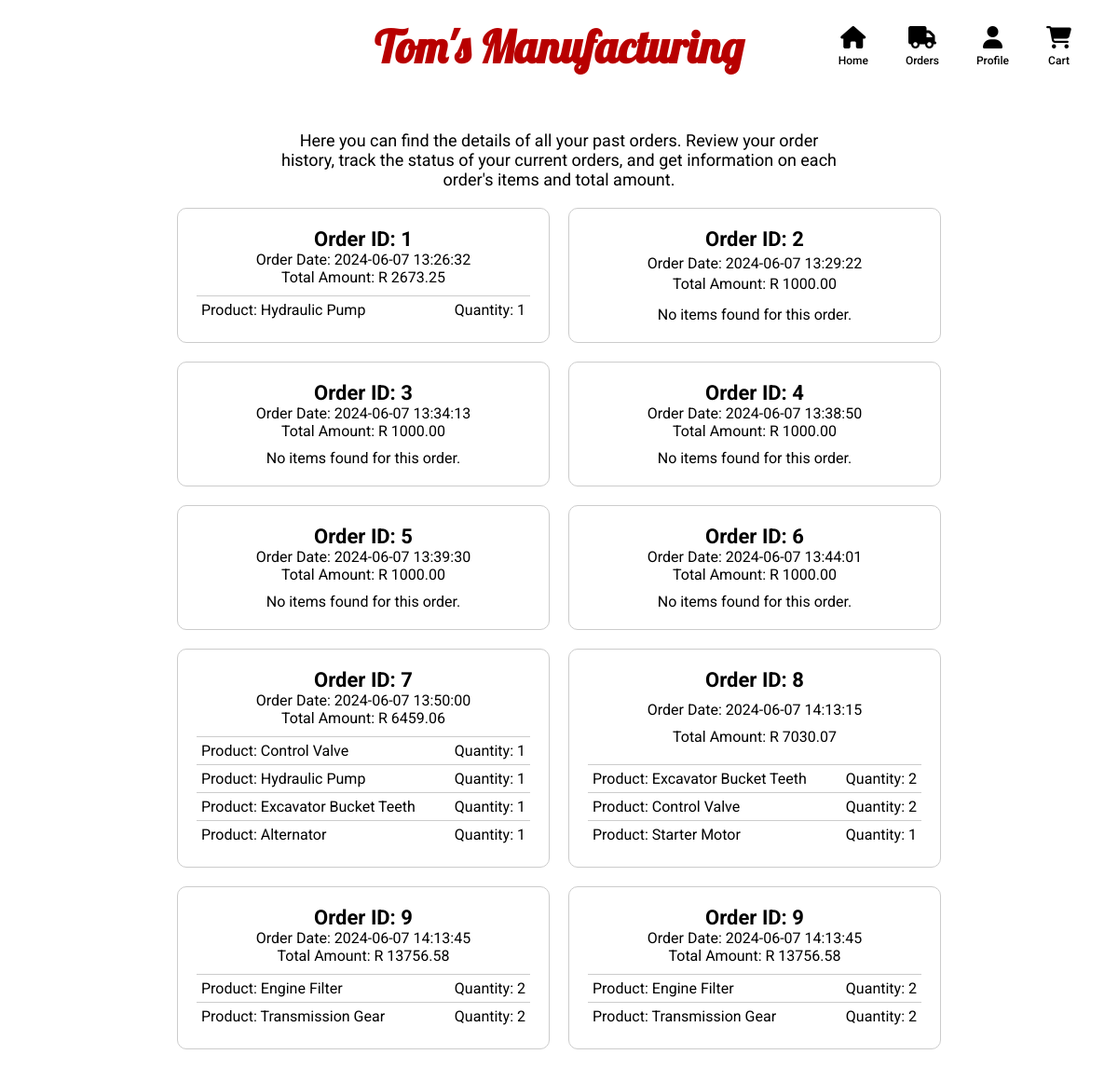
/pages/orders/orders.php (signed in), run on the app's committed database.
### tables this page shows
CREATE TABLE `orders` (
  `order_id` int(11) NOT NULL AUTO_INCREMENT,
  `user_id` int(11) NOT NULL,
  `order_date` timestamp NOT NULL DEFAULT current_timestamp(),
  `status` varchar(50) NOT NULL,
  `total_amount` decimal(10,2) NOT NULL,
  `shipping_address` text DEFAULT NULL,
  `billing_address` text DEFAULT NULL,
  `created_at` timestamp NOT NULL DEFAULT current_timestamp(),
  `updated_at` timestamp NOT NULL DEFAULT current_timestamp() ON UPDATE current_timestamp(),
  PRIMARY KEY (`order_id`),
  KEY `user_id` (`user_id`),
  CONSTRAINT `orders_ibfk_1` FOREIGN KEY (`user_id`) REFERENCES `users` (`user_id`)
);

CREATE TABLE `orderitems` (
  `order_item_id` int(11) NOT NULL AUTO_INCREMENT,
  `order_id` int(11) NOT NULL,
  `product_id` int(11) NOT NULL,
  `quantity` int(11) NOT NULL,
  `price` decimal(10,2) NOT NULL,
  PRIMARY KEY (`order_item_id`),
  KEY `order_id` (`order_id`),
  KEY `product_id` (`product_id`),
  CONSTRAINT `orderitems_ibfk_1` FOREIGN KEY (`order_id`) REFERENCES `orders` (`order_id`),
  CONSTRAINT `orderitems_ibfk_2` FOREIGN KEY (`product_id`) REFERENCES `products` (`product_id`)
);

CREATE TABLE `products` (
  `product_id` int(11) NOT NULL AUTO_INCREMENT,
  `name` varchar(255) NOT NULL,
  `description` text DEFAULT NULL,
  `price` decimal(10,2) NOT NULL,
  `quantity` int(11) NOT NULL,
  `category` varchar(100) DEFAULT NULL,
  `created_at` timestamp NOT NULL DEFAULT current_timestamp(),
  `updated_at` timestamp NOT NULL DEFAULT current_timestamp() ON UPDATE current_timestamp(),
  `image_path` varchar(255) NOT NULL,
  PRIMARY KEY (`product_id`)
);

### pages/orders/orders.php (the view, shortened to what this page needs)
<?php
$conn = getDBConnection();
$user_id = $_SESSION['user_id'];
$sql = "SELECT * FROM orders WHERE user_id = ?";
$stmt = $conn->prepare($sql);
$stmt->bind_param('i', $user_id);
$stmt->execute();
$result = $stmt->get_result();
$orders = [];
if ($result->num_rows > 0) {
    while ($row = $result->fetch_assoc()) {
        $orders[] = $row;
    }
} else {
    echo "No orders found.";
}
foreach ($orders as &$order) {
    $sql = "SELECT orderitems.*, products.name FROM orderitems JOIN products ON orderitems.product_id = products.product_id WHERE orderitems.order_id = ?";
    $stmt = $conn->prepare($sql);
    $stmt->bind_param('i', $order['order_id']);
    $stmt->execute();
    $result = $stmt->get_result();
}
?>
<!DOCTYPE html>
<html lang="en">
<head>
    <link rel="stylesheet" href="/dealer-portal/assets/css/orders.css">
</head>
<body>
    <div class="nav-block" id="header">
        <div class="title">
            <a class="heading" href="/dealer-portal/index.php">
                <h1 class="lobster-regular">Tom's Manufacturing</h1>
            </a>
        </div>
        <div class="nav-buttons">
            <ul class='nav-list'>
                <li class="nav-icon"><i id="home" class="fa-solid fa-house"></i>
                    <h3 class="roboto-medium">Home</h3>
                </li>
                <li class="nav-icon"><i id="orders" class="fa-solid fa-truck"></i>
                    <h3 class="roboto-medium">Orders</h3>
                </li>
                <li class="nav-icon"><i id="profile" class="fa-solid fa-user"></i>
                    <h3 class="roboto-medium">Profile</h3>
                </li>
                <li class="nav-icon"><i id="cart" class="fa-solid fa-cart-shopping"></i>
                    <h3 class="roboto-medium">Cart</h3>
                </li>
            </ul>
        </div>
    </div>
    <div class="intro-text">
        <p class="roboto-regular">
            Here you can find the details of all your past orders. Review your order history, track the status of your current orders, and get information on each order's items and total amount.
        </p>
    </div>
    <div class="orders-list">
        <?php
        if (!empty($orders)) {
            foreach ($orders as $order) {
                echo '
                <div class="order-card">
                    <h4 class="roboto-bold order-id">Order ID: ' . $order["order_id"] . '</h4>
                    <p class="roboto">Order Date: ' . $order["order_date"] . '</p>
                    <p class="roboto">Total Amount: R ' . $order["total_amount"] . '</p>
                    <div class="order-items">';
                if (!empty($order['items'])) {
                    foreach ($order['items'] as $item) {
                        echo '
                        <div class="order-item">
                            <p class="roboto">Product: ' . $item["name"] . '</p>
                            <p class="roboto">Quantity: ' . $item["quantity"] . '</p>
                        </div>';
                    }
                } else {
                    echo '<p class="roboto">No items found for this order.</p>';
                }
                echo '
                    </div>
                </div>';
            }
        } else {
            echo '<p>No orders found.</p>';
        }
        ?>
    </div>
</body>
</html>

### assets/css/orders.css (style rules this page uses)
* { margin: 0; padding: 0; box-sizing: border-box; }
body { display: flex; flex-direction: column; align-items: center; width: 100%; overflow-x: hidden; font-family: 'Roboto', sans-serif; }
.nav-block { display: flex; justify-content: center; align-items: center; width: 100%; padding: 10px 50px; margin-top: 10px; position: relative; }
.nav-block .title { display: flex; justify-content: center; }
.nav-block h1 { font-size: 48px; text-align: center; transition: background-color 0.2s ease-in-out, color 0.2s ease-in-out; }
.nav-buttons { display: flex; justify-content: flex-end; position: absolute; right: 50px; }
.nav-list { display: flex; list-style-type: none; align-items: center; }
.nav-icon { display: flex; flex-direction: column; align-items: center; margin-left: 40px; font-size: 24px; transition: background-color 0.2s ease-in-out, color 0.2s ease-in-out; }
.nav-icon h3 { font-size: 12px; margin-top: 6px; }
.lobster-regular { font-family: 'Lobster', sans-serif; color: rgb(184, 0, 0); }
.roboto-medium { font-family: 'Roboto', sans-serif; font-weight: 500; }
.roboto-bold { font-family: 'Roboto', sans-serif; font-weight: bold; }
.heading { text-decoration: none; }
.intro-text { width: 50%; margin-top: 50px; font-size: 18px; text-align: center; }
.roboto-regular { font-family: "Roboto", sans-serif; font-weight: 400; font-style: normal; }
.orders-list { display: flex; flex-wrap: wrap; gap: 20px; padding: 20px; justify-content: center; }
.order-card { display: flex; flex-direction: column; align-items: center; justify-content: space-between; border: 1px solid #ccc; border-radius: 10px; overflow: hidden; width: 400px; background-color: #fff; padding: 20px; text-align: center; }
.order-id { font-size: 22px; }
.order-items { width: 100%; margin-top: 10px; }
.order-item { display: flex; justify-content: space-between; padding: 5px; border-top: 1px solid #ccc; }
.order-item p { margin: 0; }

### data on the page
orders: order_id "1", order_date "2024-06-07 13:26:32", total_amount "2673.25"
orderitems: product.name "Hydraulic Pump", quantity "1"
orders: order_id "2", order_date "2024-06-07 13:29:22", total_amount "1000.00", shows "No items found for this order."
orders: order_id "3", order_date "2024-06-07 13:34:13", total_amount "1000.00", shows "No items found for this order."
orders: order_id "4", order_date "2024-06-07 13:38:50", total_amount "1000.00", shows "No items found for this order."
orders: order_id "5", order_date "2024-06-07 13:39:30", total_amount "1000.00", shows "No items found for this order."
orders: order_id "6", order_date "2024-06-07 13:44:01", total_amount "1000.00", shows "No items found for this order."
orders: order_id "7", order_date "2024-06-07 13:50:00", total_amount "6459.06"
orderitems: product.name "Control Valve", quantity "1"
orderitems: product.name "Hydraulic Pump", quantity "1"
orderitems: product.name "Excavator Bucket Teeth", quantity "1"
orderitems: product.name "Alternator", quantity "1"
orders: order_id "8", order_date "2024-06-07 14:13:15", total_amount "7030.07"
orderitems: product.name "Excavator Bucket Teeth", quantity "2"
orderitems: product.name "Control Valve", quantity "2"
orderitems: product.name "Starter Motor", quantity "1"
orders: order_id "9", order_date "2024-06-07 14:13:45", total_amount "13756.58"
orderitems: product.name "Engine Filter", quantity "2"
orderitems: product.name "Transmission Gear", quantity "2"
